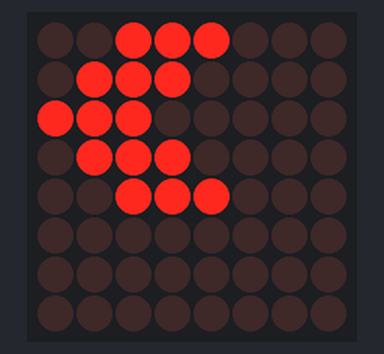
Bench run of a sketch on a simulated Arduino Uno, built with avr-gcc and run on an emulated ATmega328P. Parts: 8×8 LED matrix. Wiring (inferred from the names in the program): MAX7219 LED driver (orientation assumed): data pin 12; clock pin 11; CS pin 10.

Above: at 0.05 s.
At 90.9 s:
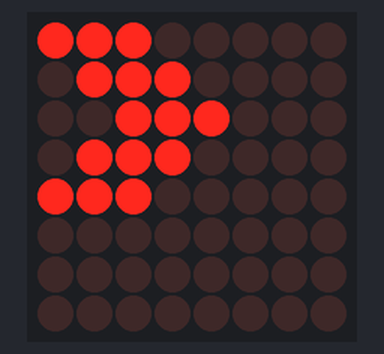

The sketch:

experiment_led_matrix.ino
```cpp
//SPI pins for MAX7219
#define SPI_CLK 11 // CLOCK (on positive edge of CLK, copy data across shift register)
#define SPI_CS 10 // LOAD (on positive edge of CS, copy shift register data to LED driver)
#define SPI_MOSI 12 // Master Output Seconday Input (data signal, MAX7219 is a secondary device)

//opcodes for MAX7219
#define OP_NOOP   0
#define OP_DIGIT0 1
#define OP_DIGIT1 2
#define OP_DIGIT2 3
#define OP_DIGIT3 4
#define OP_DIGIT4 5
#define OP_DIGIT5 6
#define OP_DIGIT6 7
#define OP_DIGIT7 8
#define OP_DECODEMODE  9
#define OP_INTENSITY   10
#define OP_SCANLIMIT   11
#define OP_SHUTDOWN    12
#define OP_DISPLAYTEST 15

void setup() {
  pinMode(SPI_MOSI, OUTPUT);
  pinMode(SPI_CLK, OUTPUT);
  pinMode(SPI_CS, OUTPUT);
  Serial.begin(115200); // will change baud rate of MIDI traffic to 115200 (baud rate of ttymidi)

  // configure MAX7219
  digitalWrite(SPI_CS, HIGH);
  /* Turn off display test mode */
  spiTransfer(OP_DISPLAYTEST, 0);
  /* Set scanlimit is set to max */
  spiTransfer(OP_SCANLIMIT, 7);
  /* Set no-decode mode */
  spiTransfer(OP_DECODEMODE, 0);
  /* Turn off power-saving mode on startup */
  spiTransfer(OP_SHUTDOWN, 1);
  /* Set the brightness to a medium values */
  spiTransfer(OP_INTENSITY, 8);
  /* Clear the display */
  for (int i = 0; i < 8; i++) {
    spiTransfer(i + 1, 0);
  }

  digitalWrite(SPI_CS, HIGH);
}

void loop() {
  // put your main code here, to run repeatedly:
  //  Serial.print("h\n");
  spiTransfer(OP_DIGIT0, B00111000);
  spiTransfer(OP_DIGIT1, B01110000);
  spiTransfer(OP_DIGIT2, B11100000);
  spiTransfer(OP_DIGIT3, B01110000);
  spiTransfer(OP_DIGIT4, B00111000);
  delay(100);
  spiTransfer(OP_DIGIT0, B01010000);
  spiTransfer(OP_DIGIT1, B10101000);
  spiTransfer(OP_DIGIT2, B01010000);
  spiTransfer(OP_DIGIT3, B10101000);
  spiTransfer(OP_DIGIT4, B01010000);
  delay(100);
  spiTransfer(OP_DIGIT0, B11100000);
  spiTransfer(OP_DIGIT1, B01110000);
  spiTransfer(OP_DIGIT2, B00111000);
  spiTransfer(OP_DIGIT3, B01110000);
  spiTransfer(OP_DIGIT4, B11100000);
  delay(100);
}

void spiTransfer(volatile byte opcode, volatile byte data) {
  /*
    Load row data and col data into 8-bit shift register
    On positive edge of CLK, copy row and col data across shift register
    On positive edge of CS, copy shift register data to LED driver
  */
  digitalWrite(SPI_CS, LOW);
  // put opcode byte into shift register
  shiftOut(SPI_MOSI, SPI_CLK, MSBFIRST, opcode);
  // put data byte into shift register
  shiftOut(SPI_MOSI, SPI_CLK, MSBFIRST, data);
  digitalWrite(SPI_CS, HIGH);
}
```
